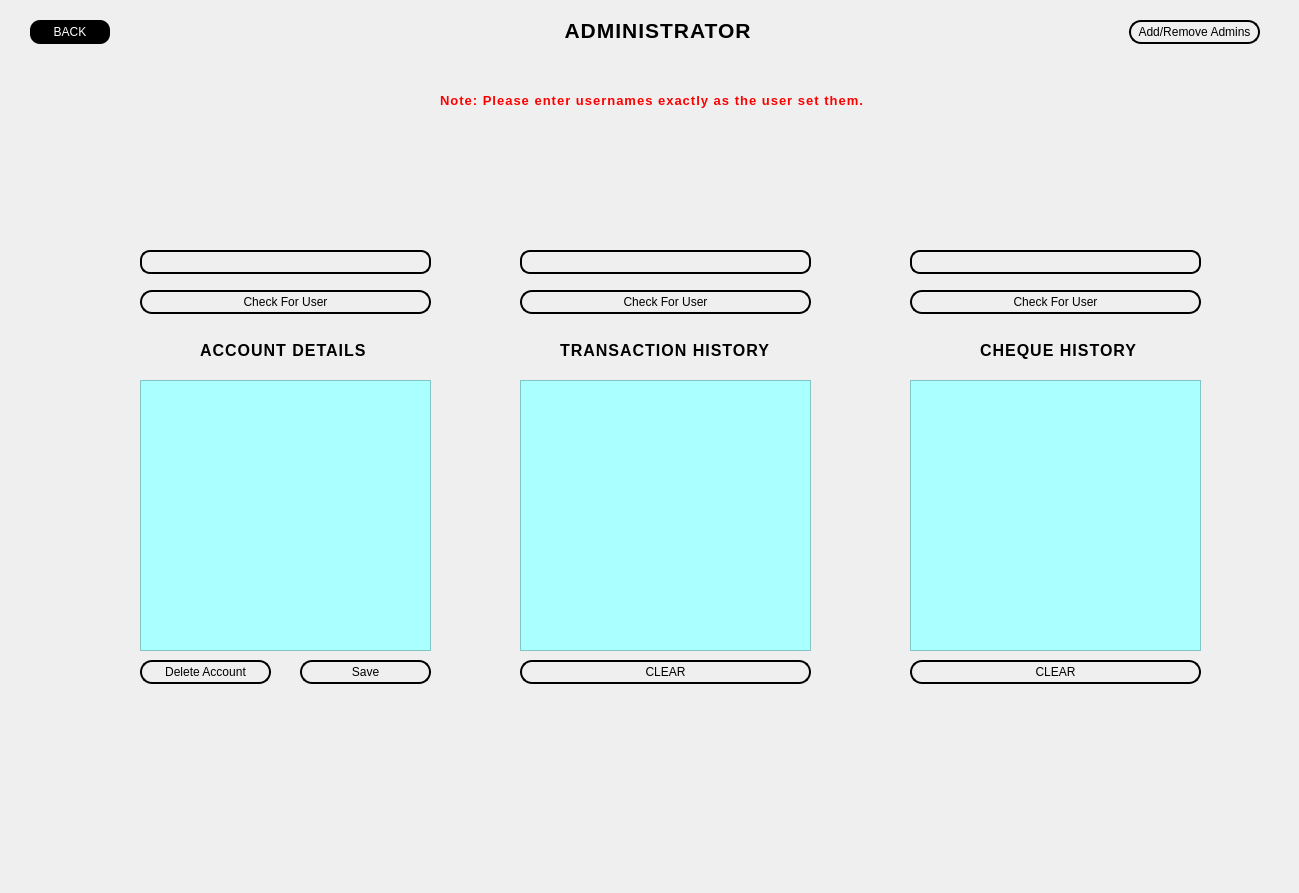
<?xml version="1.0" encoding="UTF-8"?>
<ui version="4.0">
 <class>pushButtonDeleteAcc</class>
 <widget class="QDialog" name="pushButtonDeleteAcc">
  <property name="geometry">
   <rect>
    <x>0</x>
    <y>0</y>
    <width>1299</width>
    <height>893</height>
   </rect>
  </property>
  <property name="windowTitle">
   <string>Dialog</string>
  </property>
  <widget class="QLabel" name="label">
   <property name="geometry">
    <rect>
     <x>60</x>
     <y>20</y>
     <width>1021</width>
     <height>20</height>
    </rect>
   </property>
   <property name="styleSheet">
    <string notr="true">
color: rgb(0, 0, 0);
font-weight: bold;
font-size: 16pt;
font-family: &quot;Arial&quot;, sans-serif;
text-transform: uppercase;
letter-spacing: 1px;
</string>
   </property>
   <property name="text">
    <string>                                                                          ADMINISTRATOR</string>
   </property>
  </widget>
  <widget class="QPushButton" name="pushButtonBankAdminSearch">
   <property name="geometry">
    <rect>
     <x>140</x>
     <y>290</y>
     <width>291</width>
     <height>24</height>
    </rect>
   </property>
   <property name="styleSheet">
    <string notr="true">#pushButtonBankAdminSearch{
color: rgb(0, 0, 0);
border-background: transparent;
border-radius :12px;
border: 2px solid black;
font: 700 11pt &quot;Arial&quot;;
}


#pushButtonBankAdminSearch:hover{

background-color:rgb(85, 170, 255);
}

#pushButtonBankAdminSearch:pressed{
	background-color: rgb(0, 85, 255);

}</string>
   </property>
   <property name="text">
    <string>Check For User</string>
   </property>
  </widget>
  <widget class="QLineEdit" name="lineEditAdminDialogUserName">
   <property name="geometry">
    <rect>
     <x>140</x>
     <y>250</y>
     <width>291</width>
     <height>24</height>
    </rect>
   </property>
   <property name="styleSheet">
    <string notr="true">#lineEditAdminDialogUserName{
	background-color: transparent;
border-radius: 10px ;
border: 2px solid black

}</string>
   </property>
  </widget>
  <widget class="QPushButton" name="pushButtonAdminBack">
   <property name="geometry">
    <rect>
     <x>30</x>
     <y>20</y>
     <width>80</width>
     <height>24</height>
    </rect>
   </property>
   <property name="styleSheet">
    <string notr="true">#pushButtonAdminBack{
background-color:black;
color:white;
border-radius:10px;
}
#pushButtonAdminBack:hover{

background-color:rgb(85, 170, 255);
}

#pushButtonAdminBack:pressed{
	background-color: rgb(0, 85, 255);

}</string>
   </property>
   <property name="text">
    <string>BACK</string>
   </property>
  </widget>
  <widget class="QTextEdit" name="textEditAdmin">
   <property name="geometry">
    <rect>
     <x>140</x>
     <y>380</y>
     <width>291</width>
     <height>271</height>
    </rect>
   </property>
   <property name="styleSheet">
    <string notr="true">background-color: rgb(170, 255, 255);</string>
   </property>
  </widget>
  <widget class="QPushButton" name="pushButtonAdminSave">
   <property name="geometry">
    <rect>
     <x>300</x>
     <y>660</y>
     <width>131</width>
     <height>24</height>
    </rect>
   </property>
   <property name="styleSheet">
    <string notr="true">#pushButtonAdminSave{
color: rgb(0, 0, 0);
border-background: transparent;
border-radius :12px;
border: 2px solid black;
font: 700 11pt &quot;Arial&quot;;
}


#pushButtonAdminSave:hover{

background-color:rgb(85, 170, 255);
}

#pushButtonAdminSave:pressed{
	background-color: rgb(0, 85, 255);

}</string>
   </property>
   <property name="text">
    <string>Save</string>
   </property>
  </widget>
  <widget class="QPushButton" name="pushButtonAdminDeleteAcc">
   <property name="geometry">
    <rect>
     <x>140</x>
     <y>660</y>
     <width>131</width>
     <height>24</height>
    </rect>
   </property>
   <property name="styleSheet">
    <string notr="true">#pushButtonAdminDeleteAcc{
color: rgb(0, 0, 0);
border-background: transparent;
border-radius :12px;
border: 2px solid black;
font: 700 11pt &quot;Arial&quot;;
}


#pushButtonAdminDeleteAcc:hover{

background-color:rgb(85, 170, 255);
}

#pushButtonAdminDeleteAcc:pressed{
	background-color: rgb(0, 85, 255);

}</string>
   </property>
   <property name="text">
    <string>Delete Account</string>
   </property>
  </widget>
  <widget class="QLineEdit" name="lineEditAdminDialogUserNameTransactions">
   <property name="geometry">
    <rect>
     <x>520</x>
     <y>250</y>
     <width>291</width>
     <height>24</height>
    </rect>
   </property>
   <property name="styleSheet">
    <string notr="true">#lineEditAdminDialogUserNameTransactions{
	background-color: transparent;
border-radius: 10px ;
border: 2px solid black

}</string>
   </property>
  </widget>
  <widget class="QPushButton" name="pushButtonBankAdminTransactions">
   <property name="geometry">
    <rect>
     <x>520</x>
     <y>290</y>
     <width>291</width>
     <height>24</height>
    </rect>
   </property>
   <property name="styleSheet">
    <string notr="true">#pushButtonBankAdminTransactions{
color: rgb(0, 0, 0);
border-background: transparent;
border-radius :12px;
border: 2px solid black;
font: 700 11pt &quot;Arial&quot;;
}


#pushButtonBankAdminTransactions:hover{

background-color:rgb(85, 170, 255);
}

#pushButtonBankAdminTransactions:pressed{
	background-color: rgb(0, 85, 255);

}</string>
   </property>
   <property name="text">
    <string>Check For User</string>
   </property>
  </widget>
  <widget class="QTextEdit" name="textEditAdminTransactions">
   <property name="geometry">
    <rect>
     <x>520</x>
     <y>380</y>
     <width>291</width>
     <height>271</height>
    </rect>
   </property>
   <property name="styleSheet">
    <string notr="true">background-color: rgb(170, 255, 255);</string>
   </property>
  </widget>
  <widget class="QPushButton" name="pushButtonBankAdminTransactionsClear">
   <property name="geometry">
    <rect>
     <x>520</x>
     <y>660</y>
     <width>291</width>
     <height>24</height>
    </rect>
   </property>
   <property name="styleSheet">
    <string notr="true">#pushButtonBankAdminTransactionsClear{
color: rgb(0, 0, 0);
border-background: transparent;
border-radius :12px;
border: 2px solid black;
font: 700 11pt &quot;Arial&quot;;
}


#pushButtonBankAdminTransactionsClear:hover{

background-color:rgb(85, 170, 255);
}

#pushButtonBankAdminTransactionsClear:pressed{
	background-color: rgb(0, 85, 255);

}</string>
   </property>
   <property name="text">
    <string>CLEAR</string>
   </property>
  </widget>
  <widget class="QTextEdit" name="textEditAdminChequeHistory">
   <property name="geometry">
    <rect>
     <x>910</x>
     <y>380</y>
     <width>291</width>
     <height>271</height>
    </rect>
   </property>
   <property name="styleSheet">
    <string notr="true">background-color: rgb(170, 255, 255);</string>
   </property>
  </widget>
  <widget class="QPushButton" name="pushButtonBankAdminCHClear">
   <property name="geometry">
    <rect>
     <x>910</x>
     <y>660</y>
     <width>291</width>
     <height>24</height>
    </rect>
   </property>
   <property name="styleSheet">
    <string notr="true">#pushButtonBankAdminCHClear{
color: rgb(0, 0, 0);
border-background: transparent;
border-radius :12px;
border: 2px solid black;
font: 700 11pt &quot;Arial&quot;;
}


#pushButtonBankAdminCHClear:hover{

background-color:rgb(85, 170, 255);
}

#pushButtonBankAdminCHClear:pressed{
	background-color: rgb(0, 85, 255);

}</string>
   </property>
   <property name="text">
    <string>CLEAR</string>
   </property>
  </widget>
  <widget class="QLineEdit" name="lineEditAdminDialogUserNameCH">
   <property name="geometry">
    <rect>
     <x>910</x>
     <y>250</y>
     <width>291</width>
     <height>24</height>
    </rect>
   </property>
   <property name="styleSheet">
    <string notr="true">#lineEditAdminDialogUserNameCH{
	background-color: transparent;
border-radius: 10px ;
border: 2px solid black

}</string>
   </property>
  </widget>
  <widget class="QPushButton" name="pushButtonBankAdminCH">
   <property name="geometry">
    <rect>
     <x>910</x>
     <y>290</y>
     <width>291</width>
     <height>24</height>
    </rect>
   </property>
   <property name="styleSheet">
    <string notr="true">#pushButtonBankAdminCH{
color: rgb(0, 0, 0);
border-background: transparent;
border-radius :12px;
border: 2px solid black;
font: 700 11pt &quot;Arial&quot;;
}


#pushButtonBankAdminCH:hover{

background-color:rgb(85, 170, 255);
}

#pushButtonBankAdminCH:pressed{
	background-color: rgb(0, 85, 255);

}</string>
   </property>
   <property name="text">
    <string>Check For User</string>
   </property>
  </widget>
  <widget class="QLabel" name="label_2">
   <property name="geometry">
    <rect>
     <x>200</x>
     <y>340</y>
     <width>181</width>
     <height>20</height>
    </rect>
   </property>
   <property name="styleSheet">
    <string notr="true">
color: rgb(0, 0, 0);
font-weight: bold;
font-size: 12pt;
font-family: &quot;Arial&quot;, sans-serif;
text-transform: uppercase;
letter-spacing: 1px;
</string>
   </property>
   <property name="text">
    <string>ACCOUNT DETAILS</string>
   </property>
  </widget>
  <widget class="QLabel" name="label_3">
   <property name="geometry">
    <rect>
     <x>560</x>
     <y>340</y>
     <width>211</width>
     <height>20</height>
    </rect>
   </property>
   <property name="styleSheet">
    <string notr="true">
color: rgb(0, 0, 0);
font-weight: bold;
font-size: 12pt;
font-family: &quot;Arial&quot;, sans-serif;
text-transform: uppercase;
letter-spacing: 1px;
</string>
   </property>
   <property name="text">
    <string>TRANSACTION HISTORY</string>
   </property>
  </widget>
  <widget class="QLabel" name="label_4">
   <property name="geometry">
    <rect>
     <x>980</x>
     <y>340</y>
     <width>181</width>
     <height>20</height>
    </rect>
   </property>
   <property name="styleSheet">
    <string notr="true">
color: rgb(0, 0, 0);
font-weight: bold;
font-size: 12pt;
font-family: &quot;Arial&quot;, sans-serif;
text-transform: uppercase;
letter-spacing: 1px;
</string>
   </property>
   <property name="text">
    <string>CHEQUE HISTORY</string>
   </property>
  </widget>
  <widget class="QPushButton" name="pushButtonManageAdmins">
   <property name="geometry">
    <rect>
     <x>1129</x>
     <y>20</y>
     <width>131</width>
     <height>24</height>
    </rect>
   </property>
   <property name="styleSheet">
    <string notr="true">#pushButtonManageAdmins{
color: rgb(0, 0, 0);
border-background: transparent;
border-radius :12px;
border: 2px solid black;
font: 700 0pt &quot;Arial&quot;;
}


#pushButtonManageAdmins:hover{

background-color:rgb(85, 170, 255);
}

#pushButtonManageAdmins:pressed{
	background-color: rgb(0, 85, 255);

}</string>
   </property>
   <property name="text">
    <string>Add/Remove Admins</string>
   </property>
  </widget>
  <widget class="QLabel" name="label_5">
   <property name="geometry">
    <rect>
     <x>440</x>
     <y>90</y>
     <width>471</width>
     <height>20</height>
    </rect>
   </property>
   <property name="styleSheet">
    <string notr="true">color: rgb(255, 0, 0);
font-weight: bold;
font-size: 10pt;
font-family: &quot;Arial&quot;, sans-serif;

letter-spacing: 1px;
</string>
   </property>
   <property name="text">
    <string>Note: Please enter usernames exactly as the user set them.</string>
   </property>
  </widget>
 </widget>
 <resources/>
 <connections/>
</ui>
